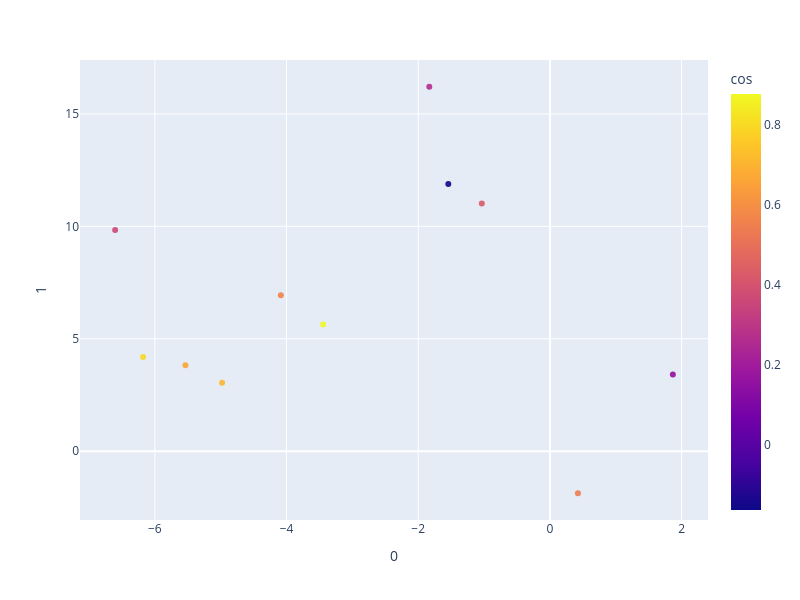

Notebook source saved alongside this figure:
### Code cell
import plotly.express as px

fig_2d = px.scatter(
    umap_df.loc[umap_df['pheno'].isin(symptom_list)].merge(phekg_node_df, left_on='pheno', right_on='original_code'), 
     x=0, y=1, color='cos',
hover_data=["node_name", "cos"],
)

# hover name
fig_2d.update_layout(
    width=800,
    height=600,
)
fig_2d.update_traces(opacity=.9)
fig_2d.show()

### Figure 1 — Plotly figure (JSON) as saved in the notebook; plotly's stock layout.template omitted (floating-point values rounded to 4 significant figures)
{"data": [{"customdata": [["Dry eye syndrome", 0.2644], ["Dyspnea", 0.6626], ["Fever NOS", 0.8782], ["Subacute cutaneous lupus erythematosus", 0.5401], ["Malaise and fatigue", 0.5608], ["Raynaud's disease", 0.7111], ["Solar urticaria", 0.1572], ["Other forms of angina pectoris", 0.3611], ["Other headache syndromes", -0.1619], ["Unspecified symptoms and signs involving cognitive functions and awareness", 0.7975], ["Pain in unspecified joint", 0.4301]], "hovertemplate": "0=%{x}<br>1=%{y}<br>node_name=%{customdata[0]}<br>cos=%{marker.color}<extra></extra>", "legendgroup": "", "marker": {"color": [0.2644, 0.6626, 0.8782, 0.5401, 0.5608, 0.7111, 0.1572, 0.3611, -0.1619, 0.7975, 0.4301], "coloraxis": "coloraxis", "symbol": "circle"}, "mode": "markers", "name": "", "opacity": 0.9, "orientation": "v", "showlegend": false, "type": "scatter", "x": [-1.832, -5.535, -3.444, 0.4255, -4.087, -4.979, 1.867, -6.603, -1.543, -6.179, -1.035], "xaxis": "x", "y": [16.21, 3.818, 5.636, -1.87, 6.931, 3.041, 3.406, 9.834, 11.88, 4.191, 11.02], "yaxis": "y"}], "layout": {"coloraxis": {"colorbar": {"title": {"text": "cos"}}, "colorscale": [[0, "#0d0887"], [0.1111, "#46039f"], [0.2222, "#7201a8"], [0.3333, "#9c179e"], [0.4444, "#bd3786"], [0.5556, "#d8576b"], [0.6667, "#ed7953"], [0.7778, "#fb9f3a"], [0.8889, "#fdca26"], [1, "#f0f921"]]}, "height": 600, "legend": {"tracegroupgap": 0}, "margin": {"t": 60}, "width": 800, "xaxis": {"anchor": "y", "domain": [0, 1], "title": {"text": "0"}}, "yaxis": {"anchor": "x", "domain": [0, 1], "title": {"text": "1"}}}}
